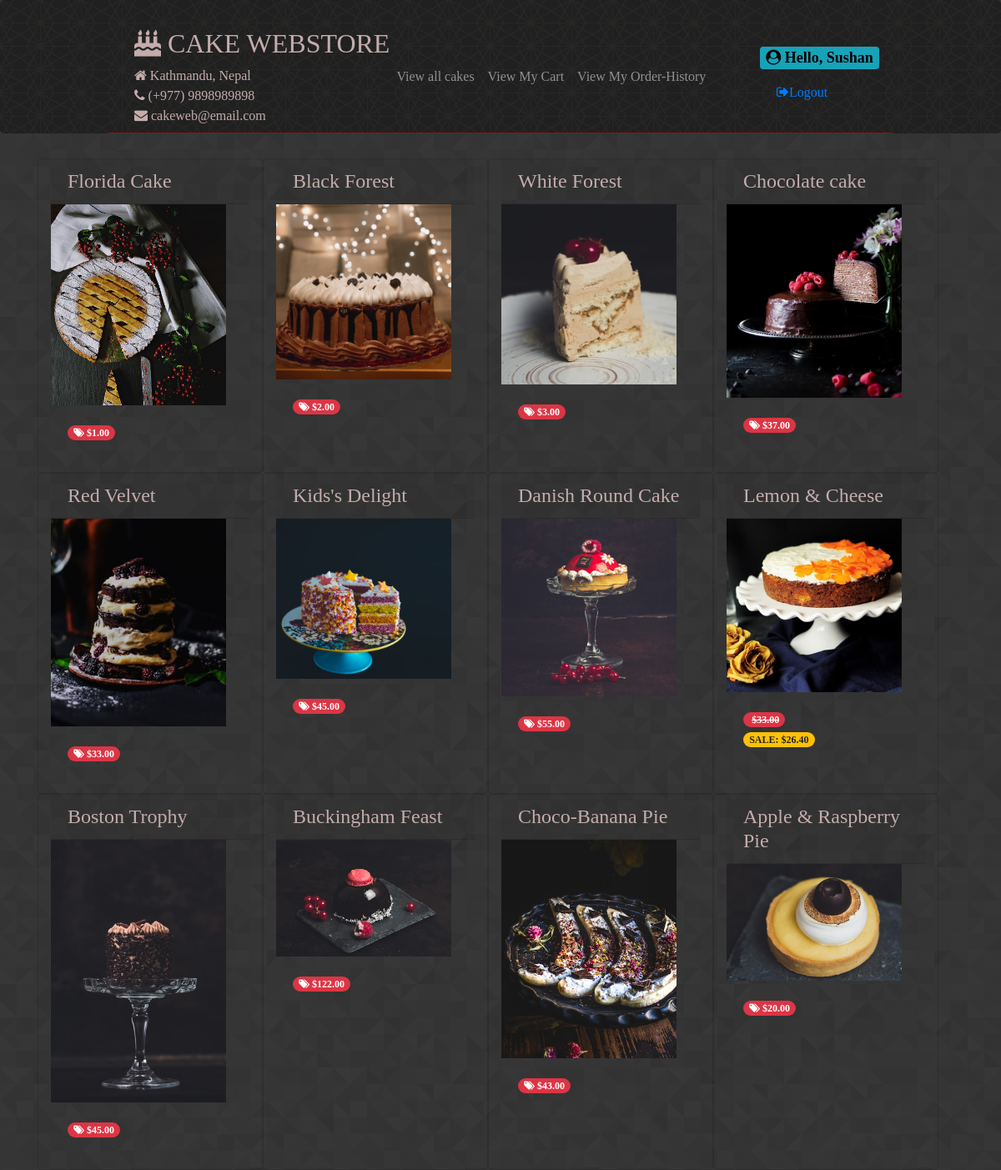
The page /list (signed in) on the database its author committed.
### store/models.py (models this page shows, shortened)
class Product(models.Model):
    id = models.AutoField(primary_key=True)
    name = models.CharField(max_length=200)
    description = models.TextField()
    occasion = models.CharField(choices=OCCASIONS, max_length=2, default='G')
    price = models.FloatField()
    discount_rate = models.FloatField(null=False, blank=True, default=0)
    sale_start = models.DateTimeField(blank=True, null=True, default=None)
    sale_end = models.DateTimeField(blank=True, null=True, default=None)
    photo = models.ImageField(blank=True, null=True,
                              default=None, upload_to='products')
    def is_on_sale(self):
        now = timezone.now()
        if self.sale_start:
            if self.sale_end:
                return self.sale_start <= now <= self.sale_end
            return self.sale_start <= now
        return False
    def get_price(self):
        return self.price
    def current_price(self):
        if self.is_on_sale():
            discounted_price = self.price * (1 - self.discount_rate)
            return round(discounted_price, 2)
        return self.get_rounded_price()

### store/views.py (the view)
# urls.py: path(r'list', store.views.CakeListView.as_view(), name='listAllCakes'),
class CakeListView(ListView):
    model = Product
    template_name = 'store/product_list.html'

### store/templates/store/product_list.html (shortened to what this page needs)
{% extends "base.html" %}
{% block content %}
<div class="product-list row col-md-12">
  {% for product in object_list %}
  <div class="card bg-transparent col-md-3">
    <h4 class="card-header">{{ product.name }}</h4>
    {% if product.photo %}
    <a href="{% url 'showCake' product.id %}">
      <img class="img-rounded hover-effect" width="210" src="{{ MEDIA_URL }}{{ product.photo }}" />
    </a>
    {% endif %}
    <div class="card-body">
      {% if product.is_on_sale %}
      <p>
        <span class="badge badge-pill badge-danger">
          <iclass="fa fa-tags"></i>&nbsp<del>${{ product.get_price|floatformat:2 }}</del>
        </span><br />
        <span class="badge badge-pill badge-warning">SALE: ${{ product.current_price|floatformat:2 }}</span>
      </p>
      {% else %}
      <p>
        <span class="badge badge-pill badge-danger"><i
            class="fa fa-tags"></i>&nbsp${{ product.get_price|floatformat:2 }}</span>
      </p>
      {% endif %}
    </div>
  </div>
  {% endfor %}
</div>
{% endblock %}

### store/templates/base.html (shortened to what this page needs)
<!DOCTYPE HTML>
<html>
<head>
  <link rel="stylesheet" href="https://stackpath.bootstrapcdn.com/bootstrap/4.1.3/css/bootstrap.min.css"
>
  <link rel="stylesheet" href="https://stackpath.bootstrapcdn.com/font-awesome/4.7.0/css/font-awesome.min.css">
  {% load static %}
  <link rel="stylesheet" type="text/css" href="{% static 'store/styles.css' %}">
</head>
<body>
  <header class="jumbotron">
    <nav class="navbar navbar-expand-md navbar-dark" id="navbar">
      <div class="container">
        <div>
          <h2 class="text-uppercase"><i class="fa fa-birthday-cake"></i>&nbspCAKE WEBSTORE</h2>
          <div><i class="fa fa-home"></i>&nbspKathmandu, Nepal</div>
          <div><i class="fa fa-phone"></i>&nbsp(+977) 9898989898</div>
          <div><i class="fa fa-envelope"></i>&nbspcakeweb@email.com</div>
        </div>
        <section class="collapse navbar-collapse" id="myTogglerNav">
          <div class="navbar-nav">
            <a class="nav-item nav-link" href="{% url 'listAllCakes' %}">View all cakes</a>
            <a class="nav-item nav-link" href="{% url 'order_summary' %}">View My Cart</a>
            <a class="nav-item nav-link" href="{% url 'order_history' %}">View My Order-History</a>
          </div>
        </section>
      </div>
      <nav>
        <h4><span class="badge badge-info username"><i class="fa fa-user-circle">&nbsp</i>Hello,
            {{user.first_name}}</span></h4>
        <a class="nav-item nav-link" href="{% url 'logout' %}">&nbsp<i class="fa fa-sign-out"></i>Logout</a>
  </header>
  <div class="container">
    {% block content %}
    {% endblock %}
  </div>
</body>
</html>

### store/static/store/styles.css (style rules this page uses)
body { font-family: Caslon !important; color: #c4acac; background: url(images/prism.png) fixed; }
.jumbotron { font-family: AmaticSC-Regular !important; background: url(images/black_thread.png) fixed; margin-bottom: 20px; padding: 25px 100px 0 100px; color: #c4acac; }
.navbar { margin: 0 30px 30px 30px; border-bottom: 1px solid rgb(131, 24, 24); }
header { position: sticky; z-index: 1; display: block; top: 0; padding: 10px 16px; background: url(images/cartographer.png) fixed; }
.username { color:black !important; }

### rows shown on the page
Product: name "Florida Cake", photo (picture), get_price "1.00"
Product: name "Black Forest", photo (picture), get_price "2.00"
Product: name "White Forest", photo (picture), get_price "3.00"
Product: name "Chocolate cake", photo (picture), get_price "37.00"
Product: name "Red Velvet", photo (picture), get_price "33.00"
Product: name "Kids's Delight", photo (picture), get_price "45.00"
Product: name "Danish Round Cake", photo (picture), get_price "55.00"
Product: name "Lemon & Cheese", photo (picture), get_price "33.00", current_price "26.40"
Product: name "Boston Trophy", photo (picture), get_price "45.00"
Product: name "Buckingham Feast", photo (picture), get_price "122.00"
Product: name "Choco-Banana Pie", photo (picture), get_price "43.00"
Product: name "Apple & Raspberry Pie", photo (picture), get_price "20.00"

### other values the page prints
{{ user.first_name }} "Sushan"
